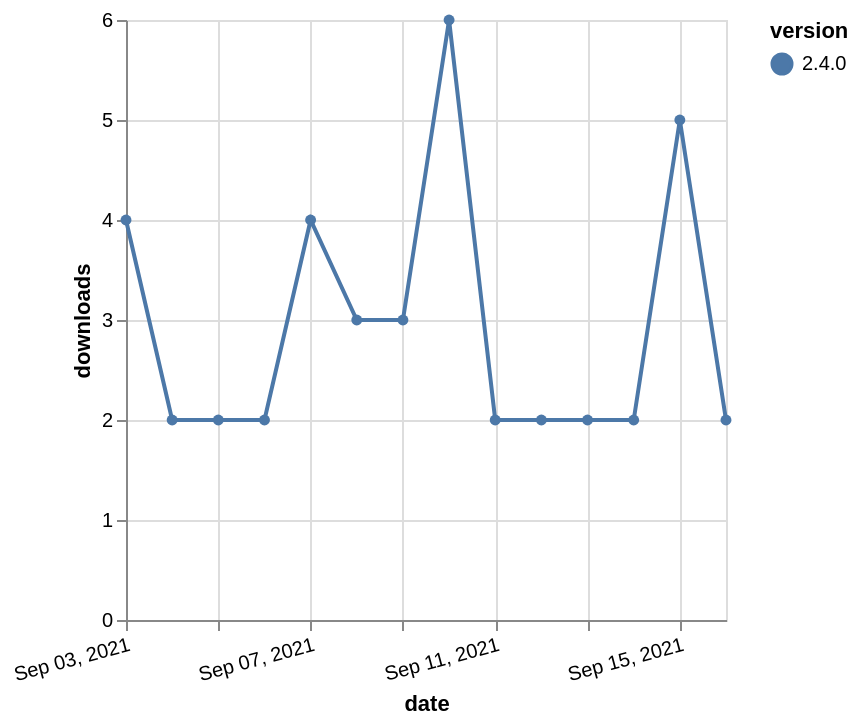

Source (Vega-Lite JSON):
### Vega-Lite specification from a JSON file in a GitHub repository (floating-point values rounded to 4 significant figures)
{"$schema": "https://vega.github.io/schema/vega-lite/v5.json", "description": "A simple bar chart with embedded data.", "data": {"values": [{"date": "2021-09-03", "total": 2245, "delta": 4, "version": "2.4.0"}, {"date": "2021-09-04", "total": 2247, "delta": 2, "version": "2.4.0"}, {"date": "2021-09-05", "total": 2249, "delta": 2, "version": "2.4.0"}, {"date": "2021-09-06", "total": 2251, "delta": 2, "version": "2.4.0"}, {"date": "2021-09-07", "total": 2255, "delta": 4, "version": "2.4.0"}, {"date": "2021-09-08", "total": 2258, "delta": 3, "version": "2.4.0"}, {"date": "2021-09-09", "total": 2261, "delta": 3, "version": "2.4.0"}, {"date": "2021-09-10", "total": 2267, "delta": 6, "version": "2.4.0"}, {"date": "2021-09-11", "total": 2269, "delta": 2, "version": "2.4.0"}, {"date": "2021-09-12", "total": 2271, "delta": 2, "version": "2.4.0"}, {"date": "2021-09-13", "total": 2273, "delta": 2, "version": "2.4.0"}, {"date": "2021-09-14", "total": 2275, "delta": 2, "version": "2.4.0"}, {"date": "2021-09-15", "total": 2280, "delta": 5, "version": "2.4.0"}, {"date": "2021-09-16", "total": 2282, "delta": 2, "version": "2.4.0"}]}, "width": "container", "mark": {"type": "line", "point": {"filled": true}}, "encoding": {"x": {"field": "date", "type": "temporal", "timeUnit": "yearmonthdate", "title": "date", "axis": {"labelAngle": -15}}, "y": {"field": "delta", "type": "quantitative", "title": "downloads"}, "color": {"field": "version", "type": "nominal"}, "tooltip": {"field": "delta"}}}
